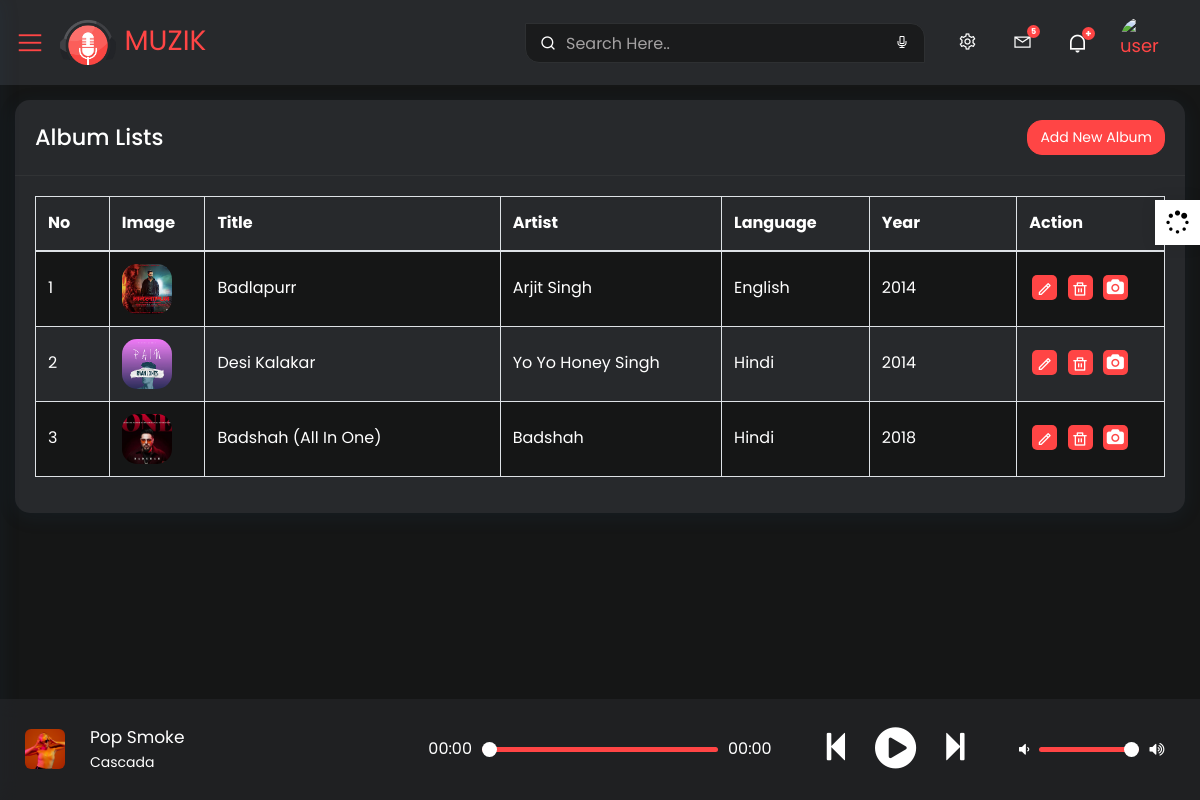
Page /dash-board/List-Album.php on the committed database.
### tables this page shows
CREATE TABLE `album` (
  `id` int(11) NOT NULL,
  `name` varchar(100) NOT NULL,
  `fk_year` varchar(50) NOT NULL,
  `fk_artist` varchar(50) NOT NULL,
  `fk_lang` varchar(50) NOT NULL,
  `image` varchar(255) NOT NULL
);

CREATE TABLE `artist` (
  `id` int(11) NOT NULL,
  `name` varchar(50) NOT NULL,
  `song_type` varchar(50) NOT NULL,
  `bio` varchar(500) NOT NULL,
  `image` varchar(255) NOT NULL
);

CREATE TABLE `languages` (
  `id` int(11) NOT NULL,
  `name` varchar(11) NOT NULL
);

CREATE TABLE `years` (
  `id` int(11) NOT NULL,
  `date` int(11) NOT NULL,
  `month` varchar(50) NOT NULL,
  `year` int(11) NOT NULL
);

### dash-board/fun/functions.php (the view, shortened to what this page needs)
<?php
$servername = "localhost";
$dbusername = "root";
$dbpassword = "";
$dbname = "sound";
$connect = mysqli_connect($servername,$dbusername,$dbpassword,$dbname);
function list_Album()
{
	global $connect;
	$select = "select * from album";
	$run_select = mysqli_query($connect,$select);
	if($run_select){
		$sno = 0;
		while($fetch = mysqli_fetch_array($run_select))
		{
			$id = $fetch['0'];
			$title = $fetch['1'];
			$year = $fetch['2'];
			$artist = $fetch['3'];
			$language = $fetch['4'];
			$image = $fetch['5'];
			$select_year = "select * from years where id='$year'";
			$run_year = mysqli_query($connect,$select_year);
			$fetch_year = mysqli_fetch_array($run_year);
			$year_name = $fetch_year['3'];
			$select_artist = "select * from artist where id='$artist'";
			$run_artist = mysqli_query($connect,$select_artist);
			$fetch_artist = mysqli_fetch_array($run_artist);
			$artist_name = $fetch_artist['1'];
			$select_language = "select * from languages where id='$language'";
			$run_language = mysqli_query($connect,$select_language);
			$fetch_language = mysqli_fetch_array($run_language);
			$language_name = $fetch_language['1'];
	      if($fetch){
	                        echo "
                                 <tr>
                                    <td>" .++$sno. "</td>
                                    <td>
                                     <img src='Artist/$artist_name/$title/$image' class='img-fluid avatar-50 rounded' alt='author-profile'>
                                    </td>
									<td>
                                     $title
                                    </td>
									<td>
                                     $artist_name
                                    </td>
									<td>
                                     $language_name
                                    </td>
									<td>
                                     $year_name
                                    </td>
                                    <td>
                                       <div class='flex align-items-center list-user-action'>
                                          <a class='bg-primary' data-toggle='tooltip' data-placement='top' title='' data-original-title='Edit' href='List-Album.php?Art-id=$id'><i class='ri-pencil-line'></i></a>
                                          <a class='bg-primary' data-toggle='tooltip' data-placement='top' title='' data-original-title='Delete' href='List-Album.php?a-id=$id'><i class='ri-delete-bin-line'></i></a>
										   <a class='bg-primary' data-toggle='tooltip' data-placement='top' title='' data-original-title='Image Edit' href='List-Album.php?img-id=$id'><i class='fa fa-camera'></i></a>
                                       </div>
                                    </td>
                                 </tr>
                              ";
		  }else{
			   echo "<tr>
                     <td></td>
                     <td class='text-danger'>Result Not found</td>
                     <td></td>
			  </tr>";
		  }
		}
	}else{
	}
}
?>

### css/typography.css (style rules this page uses)
body { font-family: 'Poppins', sans-serif;font-weight: 400; font-style: normal; font-size: 16px; line-height: 1.8; padding: 0; margin: 0; color: var(--iq-dark-body-text); background: var(--iq-dark-body-bg); }
.table-striped tbody tr:nth-of-type(odd) { background: var(--iq-dark-body-bg); }
.rounded { border-radius: 15px!important; }
.table td, .table th { vertical-align: middle;color:var(--iq-dark-black); }
.bg-primary, .badge-primary { color: var(--iq-white); background: var(--iq-primary) !important; }
.avatar-50 { height: 50px; width: 50px; line-height: 50px; }

### css/variable.css (style rules this page uses)
:root { --iq-title-text: #222428; --iq-body-text:#4a525f; --iq-body-header:#FBFCFF; --iq-body-bg: #ffffff; --iq-primary: #ff4545; --iq-secondary: #a09e9e; --iq-success: #1ee2ac; --iq-warning: #ffdd31; --iq-danger: #ff7750; --iq-info: #00d0ff; --iq-dark: #01041b; --iq-light: #ccced2; --iq-white: #ffffff; --iq-black: #4a525f; --iq-gray: #c2c2c2; --iq-close: #ff4e4e; --iq-search: #b4a4ff; --iq-light-primary: #fcd9d8; --iq-light-secondary: #f1f2f1; --iq-light-success: #e1fff7; --iq-light-danger: #ffe4dc; --iq-light-warning: #fefaee; --iq-light-info: #f4f0ff; --iq-light-dark: #f0efef; --iq-light-close: #ffdbdb; --iq-light-menu: #9f8bf6; --iq-light-search: #5b43c7; --iq-light-hover: #b8b9bc; --iq-primary-hover: #fa3a3a; --iq-secondary-hover: #5b5959; --iq-success-hover: #0ce1a6; --iq-danger-hover: #f9663c; --iq-warning-hover: #ffdb23; --iq-info-hover: #03b6de; --iq-dark-hover: #00020f; --iq-border-light: #DFDFDF; --iq-border-danger: #ff9273; --iq-light-card: #ffffff; --iq-primary-rgb: 100, 114, 248; --iq-border-radius:0px 15px; --iq-bg-gray:#f8f8fd; --iq-hover:#ea0f0f; --iq-dark-body-bg: #151616; --iq-dark-light-card:#27292c; --iq-dark-body-header:#27292c; --iq-dark-title-text:#FFFFFF; --iq-dark-body-text:#B1B1B1; --iq-dark-black:#FFFFFF; --iq-dark-primary:rgba(255, 69, 69,0.2); --iq-dark-secondary:rgba(160, 158, 158,0.2); --iq-dark-success:rgba(30, 226, 172,0.2); --iq-dark-danger:rgba(255, 119, 80,0.2); --iq-dark-warning:rgba(255, 221, 49,0.2); --iq-dark-info:rgba(0, 208, 255,0.2); --iq-dark-dark:rgba(255, 255, 255,0.6); --iq-dark-border-light:#313335; --iq-dark1:#a2a4af; --iq-color1: #4e37b2; --iq-color2: #02d871; --iq-color3: #309cf3; --iq-color4: #ff00ff; --iq-color5: #fb1f4c; --iq-color6: #00ced1; --iq-color7: #f35f3b; --iq-color8: #fde117; --iq-color9: #ff0000; --iq-color10: #88028c; --iq-color11: #00d5ab; --iq-color12: #ce9252; --iq-color13: #f9ae02; --iq-color14: #1e7fe4; --iq-color15: #006400; --iq-color16: #fa7c04; --iq-color17: #81bf02; --iq-color18: #99a7ca; --iq-color19: #3d2a26; --iq-color20: #a0746b; }

### rows in the picture
album: fk_artist+name+image (picture), name "Badlapurr", fk_artist.name "Arjit Singh", languages.name "English", fk_year.year "2014"
album: fk_artist+name+image (picture), name "Desi Kalakar", fk_artist.name "Yo Yo Honey Singh", languages.name "Hindi", fk_year.year "2014"
album: fk_artist+name+image (picture), name "Badshah (All In One)", fk_artist.name "Badshah", languages.name "Hindi", fk_year.year "2018"
